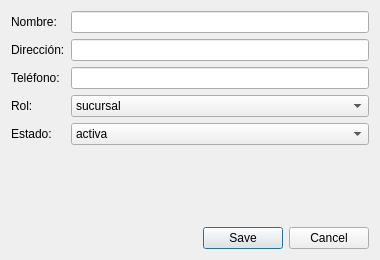
<?xml version="1.0" encoding="UTF-8"?>
<ui version="4.0">
 <class>SucursalDialog</class>
 <widget class="QDialog" name="SucursalDialog">
  <property name="geometry">
   <rect><x>0</x><y>0</y><width>380</width><height>260</height></rect>
  </property>
  <property name="windowTitle"><string>Sucursal</string></property>
  <layout class="QVBoxLayout" name="verticalLayout">
   <item>
    <layout class="QFormLayout" name="formLayout">
     <item row="0" column="0">
      <widget class="QLabel" name="labelNombre"><property name="text"><string>Nombre:</string></property></widget>
     </item>
     <item row="0" column="1">
      <widget class="QLineEdit" name="lineNombre"/>
     </item>
     <item row="1" column="0">
      <widget class="QLabel" name="labelDireccion"><property name="text"><string>Dirección:</string></property></widget>
     </item>
     <item row="1" column="1">
      <widget class="QLineEdit" name="lineDireccion"/>
     </item>
     <item row="2" column="0">
      <widget class="QLabel" name="labelTelefono"><property name="text"><string>Teléfono:</string></property></widget>
     </item>
     <item row="2" column="1">
      <widget class="QLineEdit" name="lineTelefono"/>
     </item>
     <item row="3" column="0">
      <widget class="QLabel" name="labelRol"><property name="text"><string>Rol:</string></property></widget>
     </item>
     <item row="3" column="1">
      <widget class="QComboBox" name="comboRol">
       <item><property name="text"><string>sucursal</string></property></item>
       <item><property name="text"><string>central</string></property></item>
      </widget>
     </item>
     <item row="4" column="0">
      <widget class="QLabel" name="labelEstado"><property name="text"><string>Estado:</string></property></widget>
     </item>
     <item row="4" column="1">
      <widget class="QComboBox" name="comboEstado">
       <item><property name="text"><string>activa</string></property></item>
       <item><property name="text"><string>inactiva</string></property></item>
      </widget>
     </item>
    </layout>
   </item>
   <item>
    <widget class="QDialogButtonBox" name="buttonBox">
     <property name="orientation"><enum>Qt::Horizontal</enum></property>
     <property name="standardButtons"><set>QDialogButtonBox::Cancel|QDialogButtonBox::Save</set></property>
    </widget>
   </item>
  </layout>
 </widget>
 <resources/>
 <connections>
  <connection>
   <sender>buttonBox</sender>
   <signal>rejected()</signal>
   <receiver>SucursalDialog</receiver>
   <slot>reject()</slot>
  </connection>
 </connections>
</ui>
